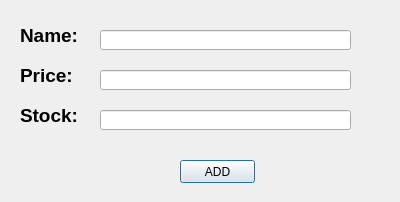
<?xml version="1.0" encoding="UTF-8"?>
<ui version="4.0">
 <class>Dialog</class>
 <widget class="QDialog" name="Dialog">
  <property name="geometry">
   <rect>
    <x>0</x>
    <y>0</y>
    <width>400</width>
    <height>202</height>
   </rect>
  </property>
  <property name="windowTitle">
   <string>Dialog</string>
  </property>
  <property name="modal">
   <bool>true</bool>
  </property>
  <widget class="QLabel" name="label">
   <property name="geometry">
    <rect>
     <x>20</x>
     <y>20</y>
     <width>81</width>
     <height>31</height>
    </rect>
   </property>
   <property name="font">
    <font>
     <pointsize>14</pointsize>
     <weight>75</weight>
     <bold>true</bold>
    </font>
   </property>
   <property name="text">
    <string>Name:</string>
   </property>
  </widget>
  <widget class="QLabel" name="label_2">
   <property name="geometry">
    <rect>
     <x>20</x>
     <y>60</y>
     <width>81</width>
     <height>31</height>
    </rect>
   </property>
   <property name="font">
    <font>
     <pointsize>14</pointsize>
     <weight>75</weight>
     <bold>true</bold>
    </font>
   </property>
   <property name="layoutDirection">
    <enum>Qt::RightToLeft</enum>
   </property>
   <property name="text">
    <string>Price:</string>
   </property>
  </widget>
  <widget class="QLabel" name="label_3">
   <property name="geometry">
    <rect>
     <x>20</x>
     <y>100</y>
     <width>81</width>
     <height>31</height>
    </rect>
   </property>
   <property name="font">
    <font>
     <pointsize>14</pointsize>
     <weight>75</weight>
     <bold>true</bold>
    </font>
   </property>
   <property name="layoutDirection">
    <enum>Qt::RightToLeft</enum>
   </property>
   <property name="text">
    <string>Stock:</string>
   </property>
  </widget>
  <widget class="QLineEdit" name="lineEdit">
   <property name="geometry">
    <rect>
     <x>100</x>
     <y>30</y>
     <width>251</width>
     <height>20</height>
    </rect>
   </property>
  </widget>
  <widget class="QLineEdit" name="lineEdit_2">
   <property name="geometry">
    <rect>
     <x>100</x>
     <y>70</y>
     <width>251</width>
     <height>20</height>
    </rect>
   </property>
  </widget>
  <widget class="QLineEdit" name="lineEdit_3">
   <property name="geometry">
    <rect>
     <x>100</x>
     <y>110</y>
     <width>251</width>
     <height>20</height>
    </rect>
   </property>
  </widget>
  <widget class="QPushButton" name="pushButton">
   <property name="geometry">
    <rect>
     <x>180</x>
     <y>160</y>
     <width>75</width>
     <height>23</height>
    </rect>
   </property>
   <property name="text">
    <string>ADD</string>
   </property>
  </widget>
 </widget>
 <resources/>
 <connections/>
</ui>
